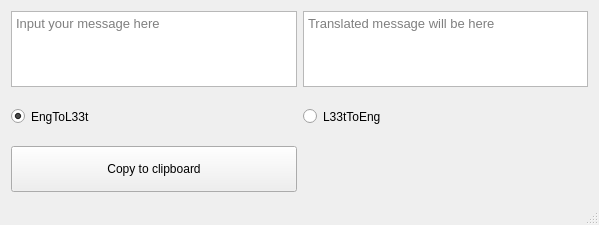
<?xml version="1.0" encoding="UTF-8"?>
<ui version="4.0">
 <class>MainWindow</class>
 <widget class="QMainWindow" name="MainWindow">
  <property name="geometry">
   <rect>
    <x>0</x>
    <y>0</y>
    <width>599</width>
    <height>225</height>
   </rect>
  </property>
  <property name="windowTitle">
   <string>MainWindow</string>
  </property>
  <property name="autoFillBackground">
   <bool>false</bool>
  </property>
  <property name="locale">
   <locale language="English" country="UnitedStates"/>
  </property>
  <property name="inputMethodHints">
   <set>Qt::ImhMultiLine</set>
  </property>
  <widget class="QWidget" name="centralWidget">
   <property name="sizePolicy">
    <sizepolicy hsizetype="Expanding" vsizetype="Expanding">
     <horstretch>0</horstretch>
     <verstretch>0</verstretch>
    </sizepolicy>
   </property>
   <property name="maximumSize">
    <size>
     <width>599</width>
     <height>800</height>
    </size>
   </property>
   <property name="autoFillBackground">
    <bool>true</bool>
   </property>
   <layout class="QGridLayout" name="gridLayout">
    <item row="0" column="0">
     <widget class="QTextEdit" name="PlainTextEdit">
      <property name="sizePolicy">
       <sizepolicy hsizetype="Preferred" vsizetype="Preferred">
        <horstretch>0</horstretch>
        <verstretch>0</verstretch>
       </sizepolicy>
      </property>
      <property name="font">
       <font>
        <pointsize>10</pointsize>
       </font>
      </property>
      <property name="layoutDirection">
       <enum>Qt::LeftToRight</enum>
      </property>
      <property name="autoFillBackground">
       <bool>true</bool>
      </property>
      <property name="locale">
       <locale language="English" country="UnitedStates"/>
      </property>
      <property name="inputMethodHints">
       <set>Qt::ImhLatinOnly|Qt::ImhMultiLine</set>
      </property>
      <property name="frameShape">
       <enum>QFrame::StyledPanel</enum>
      </property>
      <property name="frameShadow">
       <enum>QFrame::Sunken</enum>
      </property>
      <property name="lineWidth">
       <number>1</number>
      </property>
      <property name="midLineWidth">
       <number>0</number>
      </property>
      <property name="sizeAdjustPolicy">
       <enum>QAbstractScrollArea::AdjustToContents</enum>
      </property>
      <property name="documentTitle">
       <string/>
      </property>
      <property name="textInteractionFlags">
       <set>Qt::LinksAccessibleByKeyboard|Qt::LinksAccessibleByMouse|Qt::TextBrowserInteraction|Qt::TextEditable|Qt::TextEditorInteraction|Qt::TextSelectableByKeyboard|Qt::TextSelectableByMouse</set>
      </property>
      <property name="placeholderText">
       <string notr="true">Input your message here</string>
      </property>
     </widget>
    </item>
    <item row="0" column="1">
     <widget class="QTextEdit" name="LeetTextEdit">
      <property name="sizePolicy">
       <sizepolicy hsizetype="Preferred" vsizetype="Preferred">
        <horstretch>0</horstretch>
        <verstretch>0</verstretch>
       </sizepolicy>
      </property>
      <property name="font">
       <font>
        <pointsize>10</pointsize>
       </font>
      </property>
      <property name="autoFillBackground">
       <bool>true</bool>
      </property>
      <property name="locale">
       <locale language="English" country="UnitedStates"/>
      </property>
      <property name="inputMethodHints">
       <set>Qt::ImhMultiLine</set>
      </property>
      <property name="sizeAdjustPolicy">
       <enum>QAbstractScrollArea::AdjustToContents</enum>
      </property>
      <property name="placeholderText">
       <string>Translated message will be here</string>
      </property>
     </widget>
    </item>
    <item row="1" column="0">
     <widget class="QRadioButton" name="EnToLeButton">
      <property name="sizePolicy">
       <sizepolicy hsizetype="Preferred" vsizetype="Preferred">
        <horstretch>0</horstretch>
        <verstretch>0</verstretch>
       </sizepolicy>
      </property>
      <property name="text">
       <string>EngToL33t</string>
      </property>
      <property name="checked">
       <bool>true</bool>
      </property>
     </widget>
    </item>
    <item row="1" column="1">
     <widget class="QRadioButton" name="LeToEnButton">
      <property name="sizePolicy">
       <sizepolicy hsizetype="Preferred" vsizetype="Preferred">
        <horstretch>0</horstretch>
        <verstretch>0</verstretch>
       </sizepolicy>
      </property>
      <property name="text">
       <string>L33tToEng</string>
      </property>
      <property name="checked">
       <bool>false</bool>
      </property>
     </widget>
    </item>
    <item row="2" column="0">
     <widget class="QPushButton" name="CopyButton">
      <property name="sizePolicy">
       <sizepolicy hsizetype="Preferred" vsizetype="Preferred">
        <horstretch>0</horstretch>
        <verstretch>0</verstretch>
       </sizepolicy>
      </property>
      <property name="text">
       <string>Copy to clipboard</string>
      </property>
     </widget>
    </item>
   </layout>
  </widget>
  <widget class="QStatusBar" name="statusBar"/>
 </widget>
 <layoutdefault spacing="6" margin="11"/>
 <resources/>
 <connections/>
</ui>
